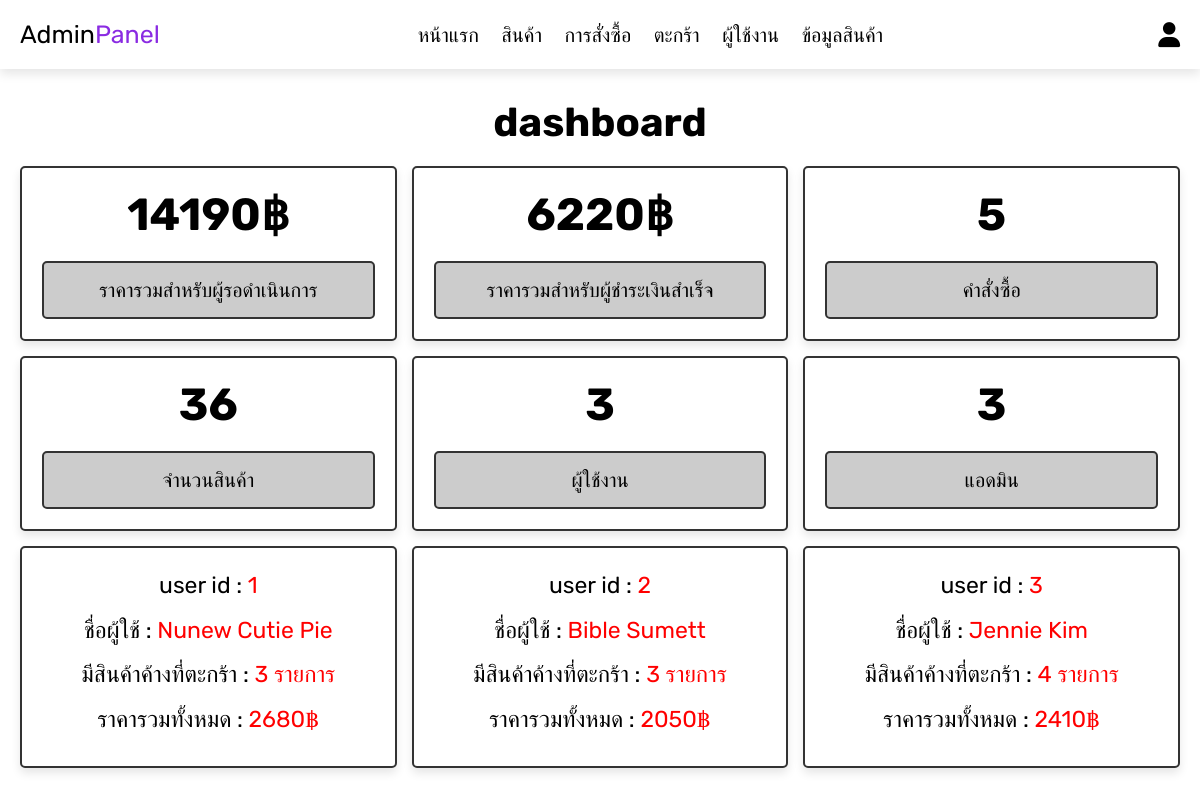
The page /admin_page.php (signed in) on the database its author committed.
### tables this page shows
CREATE TABLE `users` (
  `id` int(100) NOT NULL,
  `name` varchar(100) NOT NULL,
  `email` varchar(100) NOT NULL,
  `password` varchar(100) NOT NULL,
  `user_type` varchar(20) NOT NULL
);

### admin_page.php (the view, shortened to what this page needs)
<?php include 'config.php';
?>
<!DOCTYPE html>
<html lang="en">
<head>
   <link rel="stylesheet" href="https://cdnjs.cloudflare.com/ajax/libs/font-awesome/6.0.0/css/all.min.css">
   <link rel="stylesheet" href="css/admin_style.css">
</head>
<body>
<?php include 'admin_header.php'; ?>
<section class="dashboard">
   <h1 class="title">dashboard</h1>
   <div class="box-container">
      <div class="box">
         <?php
            $total_pendings = 0;
            $select_pendings = mysqli_query($conn, "SELECT * FROM orders WHERE payment_status = 'รอดำเนินการ'") or die('query failed');
            while($fetch_pendings = mysqli_fetch_assoc($select_pendings)){
               $total_pendings += $fetch_pendings['total_price'];
            };
         ?>
         <h3><?php echo $total_pendings; ?>฿</h3>
         <p>ราคารวมสำหรับผู้รอดำเนินการ</p>
      </div>
      <div class="box">
         <?php
            $total_completes = 0;
            $select_completes = mysqli_query($conn, "SELECT * FROM orders WHERE payment_status = 'ชำระสำเร็จ'") or die('query failed');
            while($fetch_completes = mysqli_fetch_assoc($select_completes)){
               $total_completes += $fetch_completes['total_price'];
            };
         ?>
         <h3><?php echo $total_completes; ?>฿</h3>
         <p>ราคารวมสำหรับผู้ชำระเงินสำเร็จ</p>
      </div>
      <div class="box">
         <?php
            $select_orders = mysqli_query($conn, "SELECT * FROM orders") or die('query failed');
            $number_of_orders = mysqli_num_rows($select_orders);
         ?>
         <h3><?php echo $number_of_orders; ?></h3>
         <p>คำสั่งซื้อ</p>
      </div>
      <div class="box">
         <?php
            $select_products = mysqli_query($conn, "SELECT * FROM product") or die('query failed');
            $number_of_products = mysqli_num_rows($select_products);
         ?>
         <h3><?php echo $number_of_products; ?></h3>
         <p>จำนวนสินค้า</p>
      </div>
      <div class="box">
         <?php
            $select_users = mysqli_query($conn, "SELECT * FROM users WHERE user_type = 'user'") or die('query failed');
            $number_of_users = mysqli_num_rows($select_users);
         ?>
         <h3><?php echo $number_of_users; ?></h3>
         <p>ผู้ใช้งาน</p>
      </div>
      <div class="box">
         <?php
            $select_admin = mysqli_query($conn, "SELECT * FROM users WHERE user_type = 'admin'") or die('query failed');
            $number_of_admin = mysqli_num_rows($select_admin);
         ?>
         <h3><?php echo $number_of_admin; ?></h3>
         <p>แอดมิน</p>
      </div>
         <?php
         $select_query = mysqli_query($conn, "SELECT users.id, users.name, SUM(quantity), SUM(price)
            FROM users JOIN cart ON users.id = cart.user_id GROUP BY user_id") or die('query failed');
         if(mysqli_num_rows($select_query) > 0){
            while($fetch_users = mysqli_fetch_assoc($select_query)){
      ?>
      <div class="box-user">
         <p>user id : <span><?php echo $fetch_users['id']; ?></span></p>
         <p>ชื่อผู้ใช้ : <span><?php echo $fetch_users['name']; ?></span></p>
         <p>มีสินค้าค้างที่ตะกร้า : <span><?php echo $fetch_users['SUM(quantity)']; ?> รายการ</span></p>
         <p>ราคารวมทั้งหมด : <span><?php echo $fetch_users['SUM(price)']; ?>฿</span></p>
      </div>
      <?php
         }
      }
      ?>
      </div>
</section>
</body>
</html>

### css/admin_style.css (style rules this page uses)
* { font-family: 'Rubik', sans-serif; margin:0; padding:0; box-sizing: border-box; outline: none; border:none; text-decoration: none; transition:all .2s linear; }
html { font-size: 62.5%; overflow-x: hidden; scroll-behavior: smooth; scroll-padding-top: 6.5rem; }
body { background: #fff; }
section { padding:3rem 2rem; }
.title { text-align: center; margin-bottom: 2rem; color:#000; font-size: 4rem; }
.dashboard .box-container { display: grid; grid-template-columns: repeat(auto-fit, minmax(30rem, 1fr)); gap:1.5rem; align-items: flex-start; max-width: 1200px; margin: 0 auto; }
.dashboard .box-container .box { text-align: center; border:.2rem solid #333; background-color: #fff; box-shadow: 0 .5rem 1rem rgba(0,0,0,.1); padding:2rem; border-radius: .5rem; }
.dashboard .box-container .box h3 { font-size: 4.5rem; color:#000; }
.dashboard .box-container .box p { padding:1.5rem; border-radius: .5rem; background-color: #ccc; color:#000; border:.2rem solid #333; margin-top: 2rem; font-size: 2rem; }
.dashboard .box-container .box-user { padding:2rem; border:.2rem solid #333; background-color: #fff; box-shadow: 0 .5rem 1rem rgba(0,0,0,.1); border-radius: .5rem; text-align: center; }
.dashboard .box-container .box-user p { font-size: 2.3rem; color:#000; margin-bottom: 1rem; line-height: 1.5; }
.dashboard .box-container .box-user p span { color:#f00; }

### rows shown on the page
users: id "1", name "Nunew Cutie Pie", SUM "3", SUM "2680"
users: id "2", name "Bible Sumett", SUM "3", SUM "2050"
users: id "3", name "Jennie Kim", SUM "4", SUM "2410"

### other values the page prints
$total_pendings "14190"
$total_completes "6220"
$number_of_orders "5"
$number_of_products "36"
$number_of_users "3"
$number_of_admin "3"
